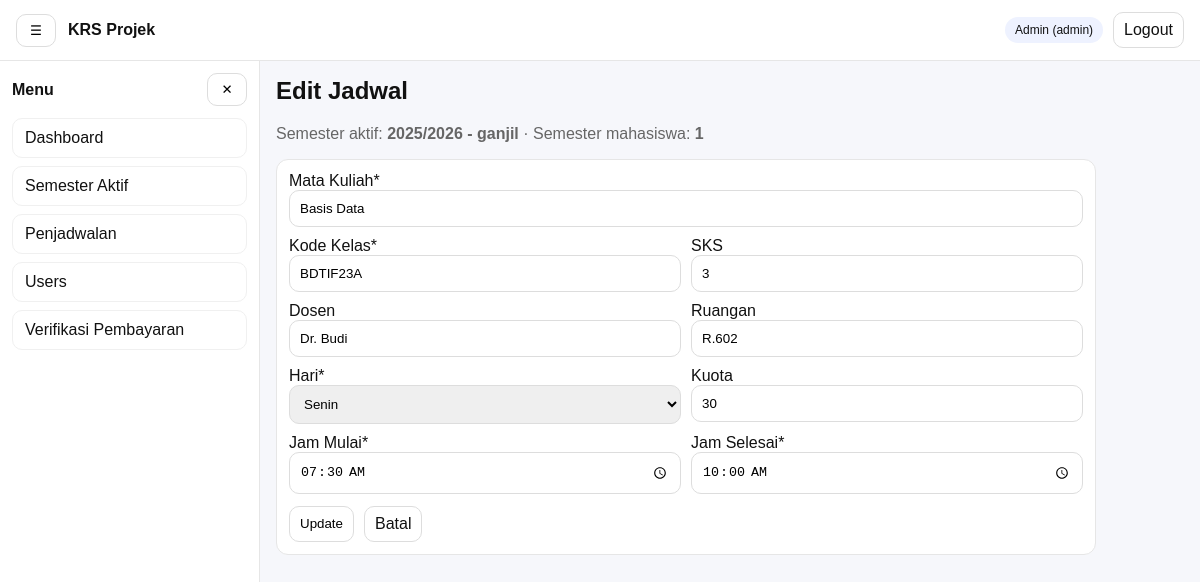
The app's page /admin/penjadwalan/edit.php?id=2&semester_ke=1 (signed in) with its own data.
### tables this page shows
CREATE TABLE `semester` (
  `id` int(11) NOT NULL,
  `nama` varchar(50) NOT NULL,
  `periode` enum('ganjil','genap') NOT NULL DEFAULT 'ganjil',
  `is_active` tinyint(1) NOT NULL DEFAULT 0,
  `created_at` timestamp NOT NULL DEFAULT current_timestamp(),
  `opened_at` datetime DEFAULT NULL,
  `closed_at` datetime DEFAULT NULL
);

CREATE TABLE `jadwal_kelas` (
  `id` int(11) NOT NULL,
  `semester_id` int(11) NOT NULL,
  `semester_ke` tinyint(3) UNSIGNED NOT NULL,
  `kode_kelas` varchar(30) NOT NULL,
  `mata_kuliah` varchar(150) NOT NULL,
  `sks` tinyint(3) UNSIGNED NOT NULL DEFAULT 2,
  `dosen` varchar(120) DEFAULT NULL,
  `hari` varchar(20) NOT NULL,
  `jam_mulai` time NOT NULL,
  `jam_selesai` time NOT NULL,
  `ruangan` varchar(50) DEFAULT NULL,
  `kuota` int(11) NOT NULL DEFAULT 30,
  `created_at` timestamp NOT NULL DEFAULT current_timestamp()
);

### includes/functions.php (called while the page is built, shortened)
<?php
function e(?string $str): string {
  return htmlspecialchars((string)$str, ENT_QUOTES, 'UTF-8');
}
function url(string $path = ''): string {
  $path = ltrim($path, '/');
  return APP_URL . ($path ? '/' . $path : '');
}

### admin/penjadwalan/edit.php (the view, shortened to what this page needs)
<?php
require_once __DIR__ . '/../../includes/functions.php';
$pdo = db();
$active = $pdo->query("SELECT id, nama, periode FROM semester WHERE is_active=1 LIMIT 1")->fetch();
$semesterId = (int)$active['id'];
$id = (int)($_GET['id'] ?? $_POST['id'] ?? 0);
$semesterKe = (int)($_GET['semester_ke'] ?? $_POST['semester_ke'] ?? 0);
try {
  $st = $pdo->prepare("
    SELECT *
    FROM jadwal_kelas
    WHERE id=? AND semester_id=? AND semester_ke=?
    LIMIT 1
  ");
  $st->execute([$id, $semesterId, $semesterKe]);
  $row = $st->fetch();
} catch (Throwable $e) {
  flash_set('global', APP_DEBUG ? ('DB error: '.$e->getMessage()) : 'Terjadi kesalahan.', 'danger');
  redirect(url('admin/penjadwalan/detail.php?semester_ke='.$semesterKe));
}
?>
<?php include __DIR__ . '/../../partials/header.php'; ?>
<?php include __DIR__ . '/../../partials/navbar.php'; ?>
<div class="layout">
  <?php include __DIR__ . '/../../partials/sidebar.php'; ?>
  <main class="content">
    <h2 style="margin-top:0;">Edit Jadwal</h2>
    <p style="color:#666;margin-top:6px;">
      Semester aktif: <b><?= e($active['nama'].' - '.$active['periode']) ?></b>
      · Semester mahasiswa: <b><?= (int)$semesterKe ?></b>
    </p>
    <section style="background:#fff;border:1px solid #e6e6e6;border-radius:12px;padding:12px;max-width:820px;">
      <form method="post">
        <div style="display:grid;grid-template-columns:repeat(2,minmax(0,1fr));gap:10px;">
          <div style="grid-column:1 / -1;">
            <label>Mata Kuliah*</label>
            <input name="mata_kuliah" required value="<?= e($row['mata_kuliah']) ?>"
              style="width:100%;padding:10px;border:1px solid #ddd;border-radius:10px;">
          </div>
          <div>
            <label>Kode Kelas*</label>
            <input name="kode_kelas" required value="<?= e($row['kode_kelas']) ?>"
              style="width:100%;padding:10px;border:1px solid #ddd;border-radius:10px;">
          </div>
          <div>
            <label>SKS</label>
            <input name="sks" type="number" min="1" value="<?= (int)$row['sks'] ?>"
              style="width:100%;padding:10px;border:1px solid #ddd;border-radius:10px;">
          </div>
          <div>
            <label>Dosen</label>
            <input name="dosen" value="<?= e($row['dosen']) ?>"
              style="width:100%;padding:10px;border:1px solid #ddd;border-radius:10px;">
          </div>
          <div>
            <label>Ruangan</label>
            <input name="ruangan" value="<?= e($row['ruangan']) ?>"
              style="width:100%;padding:10px;border:1px solid #ddd;border-radius:10px;">
          </div>
          <div>
            <label>Hari*</label>
            <?php $days = ['Senin','Selasa','Rabu','Kamis','Jumat','Sabtu']; ?>
            <select name="hari" required style="width:100%;padding:10px;border:1px solid #ddd;border-radius:10px;">
              <?php foreach ($days as $d): ?>
                <option <?= ((string)$row['hari'] === $d) ? 'selected' : '' ?>><?= e($d) ?></option>
              <?php endforeach; ?>
            </select>
          </div>
          <div>
            <label>Kuota</label>
            <input name="kuota" type="number" min="1" value="<?= (int)$row['kuota'] ?>"
              style="width:100%;padding:10px;border:1px solid #ddd;border-radius:10px;">
          </div>
          <div>
            <label>Jam Mulai*</label>
            <input name="jam_mulai" type="time" required value="<?= e($row['jam_mulai']) ?>"
              style="width:100%;padding:10px;border:1px solid #ddd;border-radius:10px;">
          </div>
          <div>
            <label>Jam Selesai*</label>
            <input name="jam_selesai" type="time" required value="<?= e($row['jam_selesai']) ?>"
              style="width:100%;padding:10px;border:1px solid #ddd;border-radius:10px;">
          </div>
        </div>
        <div style="display:flex;gap:10px;margin-top:12px;flex-wrap:wrap;">
          <button class="btn" type="submit">Update</button>
          <a class="btn" href="<?= e(url('admin/penjadwalan/detail.php?semester_ke='.$semesterKe)) ?>">Batal</a>
        </div>
      </form>
    </section>
  </main>
</div>
<?php include __DIR__ . '/../../partials/footer.php'; ?>

### assets/css/style.css (style rules this page uses)
* { box-sizing: border-box; }
body { margin: 0; font-family: Arial, sans-serif; background:#f6f7fb; color:#111; }
a { text-decoration: none; color: inherit; }
.btn, .btn-icon { border:1px solid #ddd; background:#fff; border-radius:10px; padding:8px 10px; cursor:pointer; }
.layout { display:flex; min-height: calc(100vh - 56px); }
.content { flex:1; padding: 16px; }

### records on screen
semester: nama+periode "2025/2026 - ganjil"
jadwal_kelas: mata_kuliah "Basis Data", kode_kelas "BDTIF23A", sks "3", dosen "Dr. Budi", ruangan "R.602", kuota "30", jam_mulai "07:30:00", jam_selesai "10:00:00"

### other values on screen
APP_NAME "KRS Projek"
$u['name'] "Admin"
$u['role'] "admin"
$it['label'] "Dashboard"
$it['label'] "Semester Aktif"
$it['label'] "Penjadwalan"
$it['label'] "Users"
$it['label'] "Verifikasi Pembayaran"
$semesterKe "1"
form field hari "Senin"
